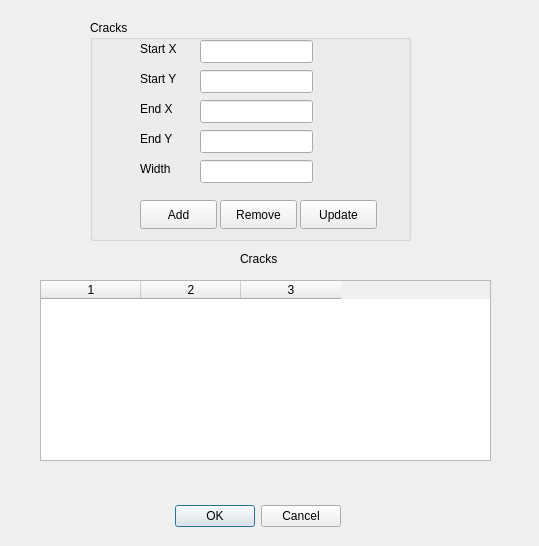
<ui version="4.0" >
 <class>CracksDialog</class>
 <widget class="QDialog" name="CracksDialog" >
  <property name="geometry" >
   <rect>
    <x>0</x>
    <y>0</y>
    <width>539</width>
    <height>546</height>
   </rect>
  </property>
  <property name="windowTitle" >
   <string>Building Cracks Editor</string>
  </property>
  <widget class="QDialogButtonBox" name="buttonBox" >
   <property name="geometry" >
    <rect>
     <x>0</x>
     <y>500</y>
     <width>341</width>
     <height>32</height>
    </rect>
   </property>
   <property name="orientation" >
    <enum>Qt::Horizontal</enum>
   </property>
   <property name="standardButtons" >
    <set>QDialogButtonBox::Cancel|QDialogButtonBox::NoButton|QDialogButtonBox::Ok</set>
   </property>
  </widget>
  <widget class="QTableWidget" name="_cracksTable" >
   <property name="geometry" >
    <rect>
     <x>40</x>
     <y>280</y>
     <width>451</width>
     <height>181</height>
    </rect>
   </property>
   <property name="rowCount" >
    <number>0</number>
   </property>
   <property name="columnCount" >
    <number>3</number>
   </property>
   <column/>
   <column/>
   <column/>
  </widget>
  <widget class="QGroupBox" name="_cracksGroup" >
   <property name="geometry" >
    <rect>
     <x>90</x>
     <y>20</y>
     <width>321</width>
     <height>221</height>
    </rect>
   </property>
   <property name="title" >
    <string>Cracks</string>
   </property>
   <widget class="QPushButton" name="addButton" >
    <property name="geometry" >
     <rect>
      <x>50</x>
      <y>180</y>
      <width>77</width>
      <height>29</height>
     </rect>
    </property>
    <property name="text" >
     <string>Add</string>
    </property>
   </widget>
   <widget class="QPushButton" name="removeButton" >
    <property name="geometry" >
     <rect>
      <x>130</x>
      <y>180</y>
      <width>77</width>
      <height>29</height>
     </rect>
    </property>
    <property name="text" >
     <string>Remove</string>
    </property>
   </widget>
   <widget class="QLabel" name="label_5" >
    <property name="geometry" >
     <rect>
      <x>50</x>
      <y>20</y>
      <width>53</width>
      <height>18</height>
     </rect>
    </property>
    <property name="text" >
     <string>Start X</string>
    </property>
   </widget>
   <widget class="QLineEdit" name="_startX" >
    <property name="geometry" >
     <rect>
      <x>110</x>
      <y>20</y>
      <width>113</width>
      <height>23</height>
     </rect>
    </property>
   </widget>
   <widget class="QLineEdit" name="_startY" >
    <property name="geometry" >
     <rect>
      <x>110</x>
      <y>50</y>
      <width>113</width>
      <height>23</height>
     </rect>
    </property>
   </widget>
   <widget class="QLabel" name="label_6" >
    <property name="geometry" >
     <rect>
      <x>50</x>
      <y>50</y>
      <width>53</width>
      <height>18</height>
     </rect>
    </property>
    <property name="text" >
     <string>Start Y</string>
    </property>
   </widget>
   <widget class="QLineEdit" name="_endX" >
    <property name="geometry" >
     <rect>
      <x>110</x>
      <y>80</y>
      <width>113</width>
      <height>23</height>
     </rect>
    </property>
   </widget>
   <widget class="QLabel" name="label_8" >
    <property name="geometry" >
     <rect>
      <x>50</x>
      <y>80</y>
      <width>53</width>
      <height>18</height>
     </rect>
    </property>
    <property name="text" >
     <string>End X</string>
    </property>
   </widget>
   <widget class="QLabel" name="label_7" >
    <property name="geometry" >
     <rect>
      <x>50</x>
      <y>110</y>
      <width>53</width>
      <height>18</height>
     </rect>
    </property>
    <property name="text" >
     <string>End Y</string>
    </property>
   </widget>
   <widget class="QLineEdit" name="_endY" >
    <property name="geometry" >
     <rect>
      <x>110</x>
      <y>110</y>
      <width>113</width>
      <height>23</height>
     </rect>
    </property>
   </widget>
   <widget class="QLineEdit" name="_width" >
    <property name="geometry" >
     <rect>
      <x>110</x>
      <y>140</y>
      <width>113</width>
      <height>23</height>
     </rect>
    </property>
   </widget>
   <widget class="QLabel" name="label_9" >
    <property name="geometry" >
     <rect>
      <x>50</x>
      <y>140</y>
      <width>53</width>
      <height>18</height>
     </rect>
    </property>
    <property name="text" >
     <string>Width</string>
    </property>
   </widget>
   <widget class="QPushButton" name="updateButton" >
    <property name="geometry" >
     <rect>
      <x>210</x>
      <y>180</y>
      <width>77</width>
      <height>29</height>
     </rect>
    </property>
    <property name="text" >
     <string>Update</string>
    </property>
   </widget>
  </widget>
  <widget class="QLabel" name="label" >
   <property name="geometry" >
    <rect>
     <x>240</x>
     <y>250</y>
     <width>53</width>
     <height>18</height>
    </rect>
   </property>
   <property name="text" >
    <string>Cracks</string>
   </property>
  </widget>
 </widget>
 <resources/>
 <connections>
  <connection>
   <sender>buttonBox</sender>
   <signal>accepted()</signal>
   <receiver>CracksDialog</receiver>
   <slot>accept()</slot>
   <hints>
    <hint type="sourcelabel" >
     <x>248</x>
     <y>254</y>
    </hint>
    <hint type="destinationlabel" >
     <x>157</x>
     <y>274</y>
    </hint>
   </hints>
  </connection>
  <connection>
   <sender>buttonBox</sender>
   <signal>rejected()</signal>
   <receiver>CracksDialog</receiver>
   <slot>reject()</slot>
   <hints>
    <hint type="sourcelabel" >
     <x>316</x>
     <y>260</y>
    </hint>
    <hint type="destinationlabel" >
     <x>286</x>
     <y>274</y>
    </hint>
   </hints>
  </connection>
 </connections>
</ui>
